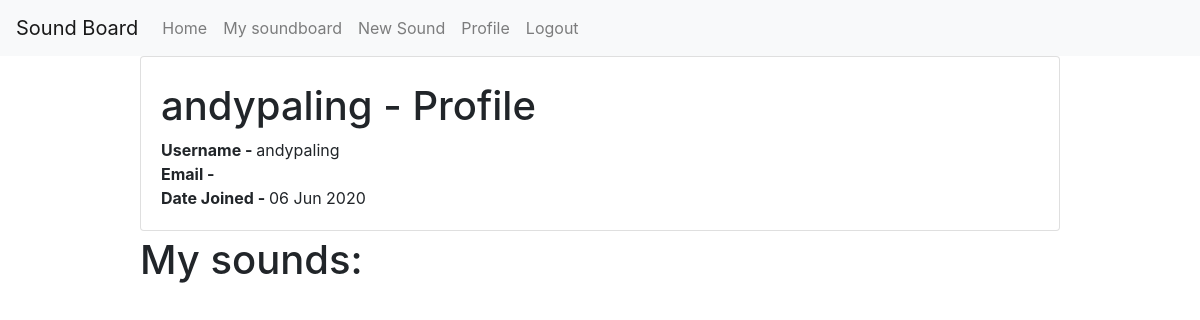
The page /profile/ (signed in) on the database as committed earlier.
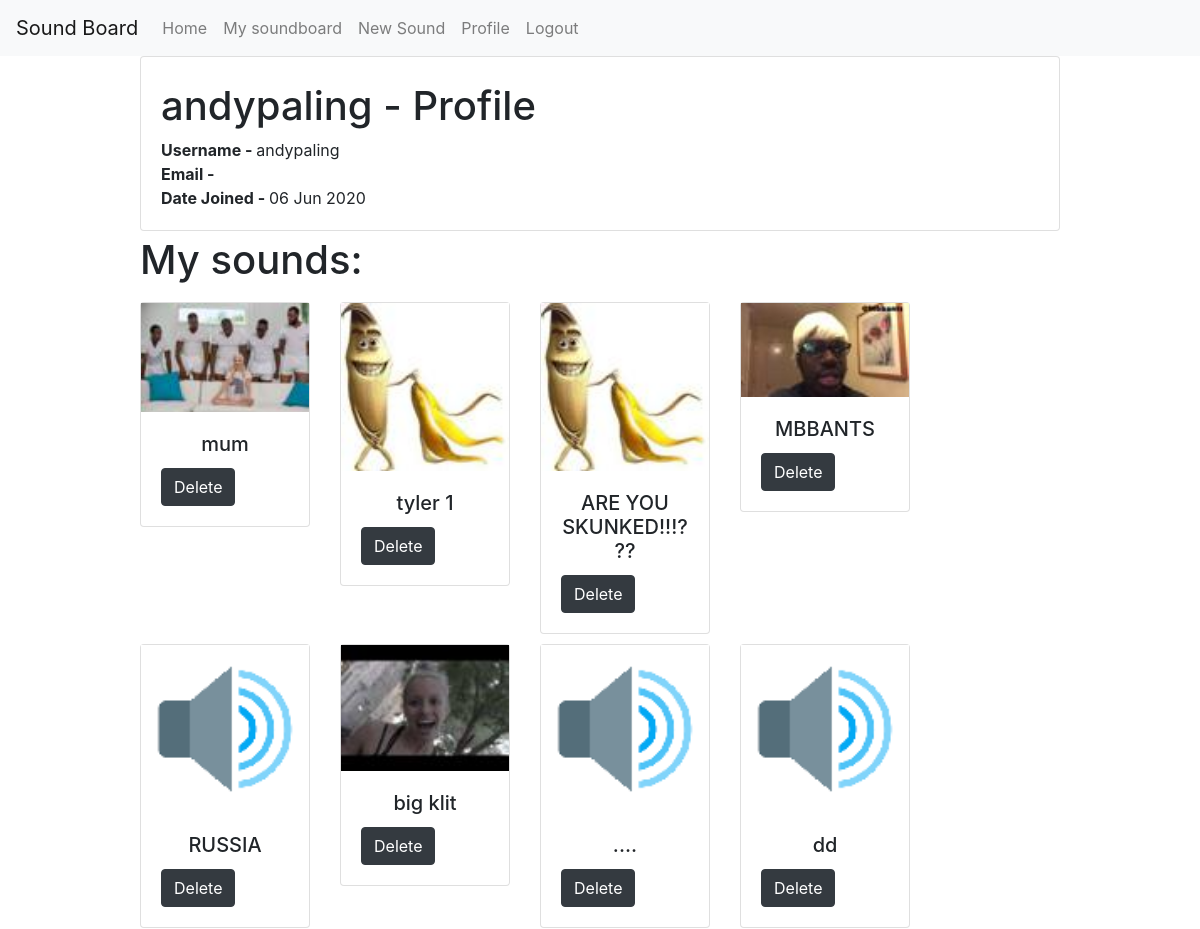
The same page on the database as committed later.
### sound/models.py (models this page shows, shortened)
class SoundPost(models.Model):
    author = models.ForeignKey(User, on_delete=models.CASCADE, default='')
    sound = models.FileField(upload_to='sounds')
    image = models.ImageField(upload_to='images', default='images/default.png')
    title = models.CharField(max_length=100)

### users/views.py (the view, shortened to what this page needs)
# urls.py: path('profile/', user_views.ProfileView.as_view(), name='profile'),
class ProfileView(generic.View):
    @staticmethod
    def get(request):
        context = {
            'post': SoundPost.objects.filter(author=request.user),
        }
        template_name = 'users/profile.html'
        return render(request,'users/profile.html',context)

### templates/users/profile.html (shortened to what this page needs)
{% extends 'sound/main.html' %}
{% block content %}
    <div class="row justify-content-center">
        <div class="col-10 article">
            {% if user.is_authenticated %}
                <div class="card">
                    <div class="card-body">
                        <h1 class="title">
                            {{ user.username }} - Profile
                        </h1>
                        <strong>Username - </strong>{{ user.username }}<br>
                        <strong>Email - </strong>{{ user.email }}<br>
                        <strong>Date Joined - </strong>{{ user.date_joined|date:'d M Y' }}<br>
                    </div>
                </div>
                <h1 class="title">My sounds:</h1>
                <div class="row align-items-start">
                    {% for i in post %}
                         <div class="col-sm audio-card" style="padding-top: 10px; width: 200px; max-width: 200px;">
                            <div class="card" onclick="var audio = new Audio('{{ i.sound.url }}'); audio.play()">
                                <img src="{{ i.image.url }}" alt="sound-image">
                                <div class="card-body">
                                    <h5 class="card-title center">{{ i.title }}</h5>
                                    {% if user.is_authenticated %}
                                        <form method="post">
                                             <button class="btn btn-dark" id="prim_key" name="prim_key" value="{{ i.pk }}">Delete</button>
                                        </form>
                                    {% endif %}
                                </div>
                            </div>
                        </div>
                    {% endfor %}
                </div>
            {% endif %}
        </div>
    </div>
{% endblock content %}

Rows that differ between the two databases and show on the page:
added SoundPost: image (picture), title "mum", {{ i.pk }} 21 (drawn)
added SoundPost: image (picture), title "tyler 1", {{ i.pk }} 23 (drawn)
added SoundPost: image (picture), title "ARE YOU SKUNKED!!!???", {{ i.pk }} 24 (drawn)
added SoundPost: image (placeholder picture), title "MBBANTS", {{ i.pk }} 25 (drawn)
added SoundPost: image (placeholder picture), title "RUSSIA", {{ i.pk }} 26 (drawn)
added SoundPost: image (placeholder picture), title "big klit", {{ i.pk }} 27 (drawn)
added SoundPost: image (placeholder picture), title "....", {{ i.pk }} 28 (drawn)
added SoundPost: image (placeholder picture), title "dd", {{ i.pk }} 29 (drawn)
